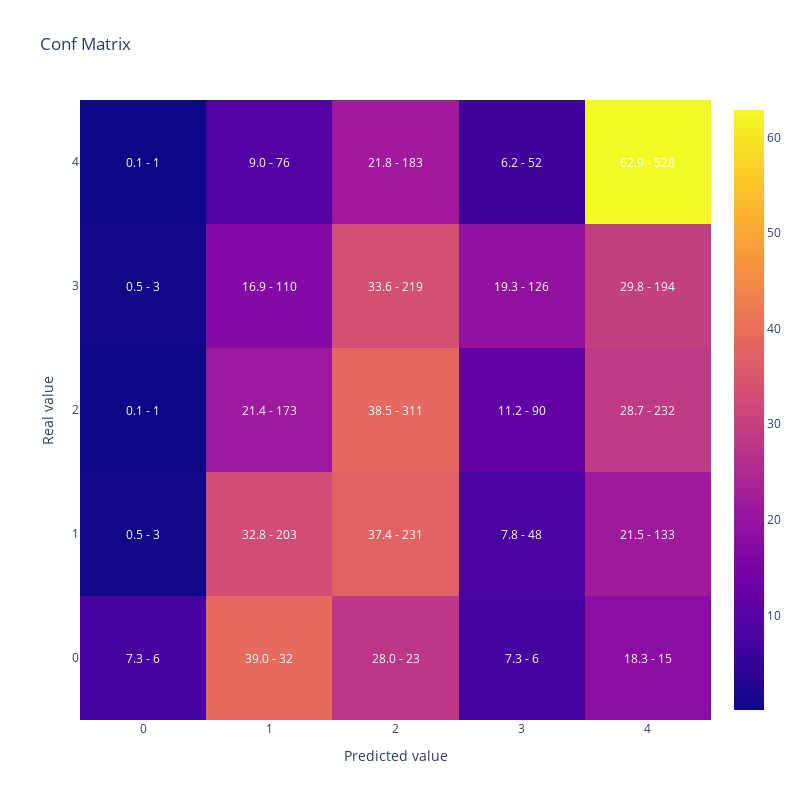

Notebook source saved alongside this figure:
### Code cell
#MAtriz de confusion y Kappa dfe OVA
y_pred = lgb_model.predict(X_test).argmax(axis=1)

display(plot_confusion_matrix(y_test,y_pred))

{'kappa':cohen_kappa_score(y_test,
                y_pred,
                weights = 'quadratic'),
 'accuracy':accuracy_score(y_test,y_pred),
 'balanced_accuracy':balanced_accuracy_score(y_test,y_pred)}

### Figure 1 — Plotly figure (JSON) as saved in the notebook; plotly's stock layout.template omitted (floating-point values rounded to 4 significant figures)
{"data": [{"type": "heatmap", "x": [0, 1, 2, 3, 4], "y": [0, 1, 2, 3, 4], "z": [[7.317, 39.02, 28.05, 7.317, 18.29], [0.4854, 32.85, 37.38, 7.767, 21.52], [0.1239, 21.44, 38.54, 11.15, 28.75], [0.4601, 16.87, 33.59, 19.33, 29.75], [0.119, 9.048, 21.79, 6.19, 62.86]]}], "layout": {"annotations": [{"font": {"color": "white"}, "showarrow": false, "text": "7.3 - 6", "x": 0, "xref": "x", "y": 0, "yref": "y"}, {"font": {"color": "white"}, "showarrow": false, "text": "39.0 - 32", "x": 1, "xref": "x", "y": 0, "yref": "y"}, {"font": {"color": "white"}, "showarrow": false, "text": "28.0 - 23", "x": 2, "xref": "x", "y": 0, "yref": "y"}, {"font": {"color": "white"}, "showarrow": false, "text": "7.3 - 6", "x": 3, "xref": "x", "y": 0, "yref": "y"}, {"font": {"color": "white"}, "showarrow": false, "text": "18.3 - 15", "x": 4, "xref": "x", "y": 0, "yref": "y"}, {"font": {"color": "white"}, "showarrow": false, "text": "0.5 - 3", "x": 0, "xref": "x", "y": 1, "yref": "y"}, {"font": {"color": "white"}, "showarrow": false, "text": "32.8 - 203", "x": 1, "xref": "x", "y": 1, "yref": "y"}, {"font": {"color": "white"}, "showarrow": false, "text": "37.4 - 231", "x": 2, "xref": "x", "y": 1, "yref": "y"}, {"font": {"color": "white"}, "showarrow": false, "text": "7.8 - 48", "x": 3, "xref": "x", "y": 1, "yref": "y"}, {"font": {"color": "white"}, "showarrow": false, "text": "21.5 - 133", "x": 4, "xref": "x", "y": 1, "yref": "y"}, {"font": {"color": "white"}, "showarrow": false, "text": "0.1 - 1", "x": 0, "xref": "x", "y": 2, "yref": "y"}, {"font": {"color": "white"}, "showarrow": false, "text": "21.4 - 173", "x": 1, "xref": "x", "y": 2, "yref": "y"}, {"font": {"color": "white"}, "showarrow": false, "text": "38.5 - 311", "x": 2, "xref": "x", "y": 2, "yref": "y"}, {"font": {"color": "white"}, "showarrow": false, "text": "11.2 - 90", "x": 3, "xref": "x", "y": 2, "yref": "y"}, {"font": {"color": "white"}, "showarrow": false, "text": "28.7 - 232", "x": 4, "xref": "x", "y": 2, "yref": "y"}, {"font": {"color": "white"}, "showarrow": false, "text": "0.5 - 3", "x": 0, "xref": "x", "y": 3, "yref": "y"}, {"font": {"color": "white"}, "showarrow": false, "text": "16.9 - 110", "x": 1, "xref": "x", "y": 3, "yref": "y"}, {"font": {"color": "white"}, "showarrow": false, "text": "33.6 - 219", "x": 2, "xref": "x", "y": 3, "yref": "y"}, {"font": {"color": "white"}, "showarrow": false, "text": "19.3 - 126", "x": 3, "xref": "x", "y": 3, "yref": "y"}, {"font": {"color": "white"}, "showarrow": false, "text": "29.8 - 194", "x": 4, "xref": "x", "y": 3, "yref": "y"}, {"font": {"color": "white"}, "showarrow": false, "text": "0.1 - 1", "x": 0, "xref": "x", "y": 4, "yref": "y"}, {"font": {"color": "white"}, "showarrow": false, "text": "9.0 - 76", "x": 1, "xref": "x", "y": 4, "yref": "y"}, {"font": {"color": "white"}, "showarrow": false, "text": "21.8 - 183", "x": 2, "xref": "x", "y": 4, "yref": "y"}, {"font": {"color": "white"}, "showarrow": false, "text": "6.2 - 52", "x": 3, "xref": "x", "y": 4, "yref": "y"}, {"font": {"color": "white"}, "showarrow": false, "text": "62.9 - 528", "x": 4, "xref": "x", "y": 4, "yref": "y"}], "height": 800, "title": {"text": "Conf Matrix"}, "width": 800, "xaxis": {"title": {"text": "Predicted value"}}, "yaxis": {"title": {"text": "Real value"}}}}
